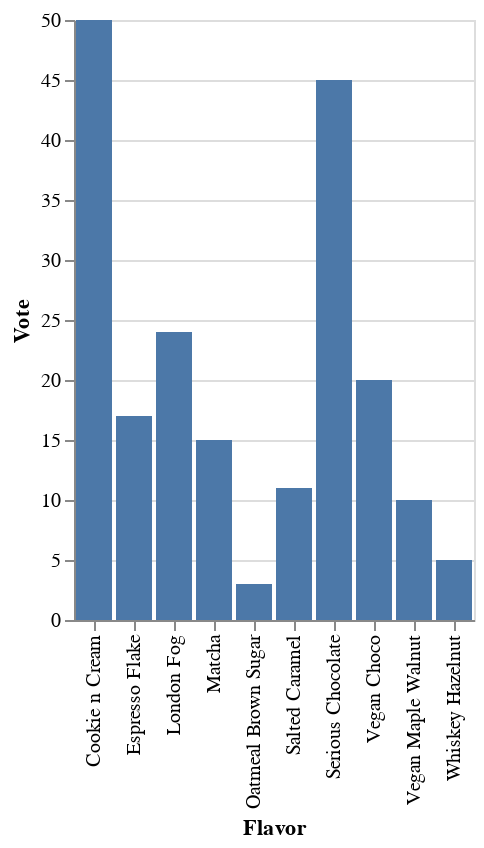

The code cell stored with this chart in its notebook:
### Code cell
import altair as alt
earnest_chart = alt.Chart(earnest_df).mark_bar().encode(
    x='Flavor',
    y='Vote'
)
earnest_chart

### Figure 1 — Vega-Lite specification as saved in the notebook (floating-point values rounded to 4 significant figures)
{"config": {"view": {"continuousWidth": 400, "continuousHeight": 300}}, "data": {"name": "data-2ce83f868f29ef681021a0a3fe61853d"}, "mark": "bar", "encoding": {"x": {"field": "Flavor", "type": "nominal"}, "y": {"field": "Vote", "type": "quantitative"}}, "$schema": "https://vega.github.io/schema/vega-lite/v4.17.0.json", "datasets": {"data-2ce83f868f29ef681021a0a3fe61853d": [{"Flavor": "Cookie n Cream", "Dietary": "Regular", "Vote": 50}, {"Flavor": "Serious Chocolate", "Dietary": "Regular", "Vote": 45}, {"Flavor": "London Fog", "Dietary": "Regular", "Vote": 24}, {"Flavor": "Vegan Choco", "Dietary": "Vegan", "Vote": 20}, {"Flavor": "Espresso Flake", "Dietary": "Regular", "Vote": 17}, {"Flavor": "Matcha", "Dietary": "Regular", "Vote": 15}, {"Flavor": "Salted Caramel", "Dietary": "Regular", "Vote": 11}, {"Flavor": "Vegan Maple Walnut", "Dietary": "Vegan", "Vote": 10}, {"Flavor": "Whiskey Hazelnut", "Dietary": "Regular", "Vote": 5}, {"Flavor": "Oatmeal Brown Sugar", "Dietary": "Regular", "Vote": 3}]}}
